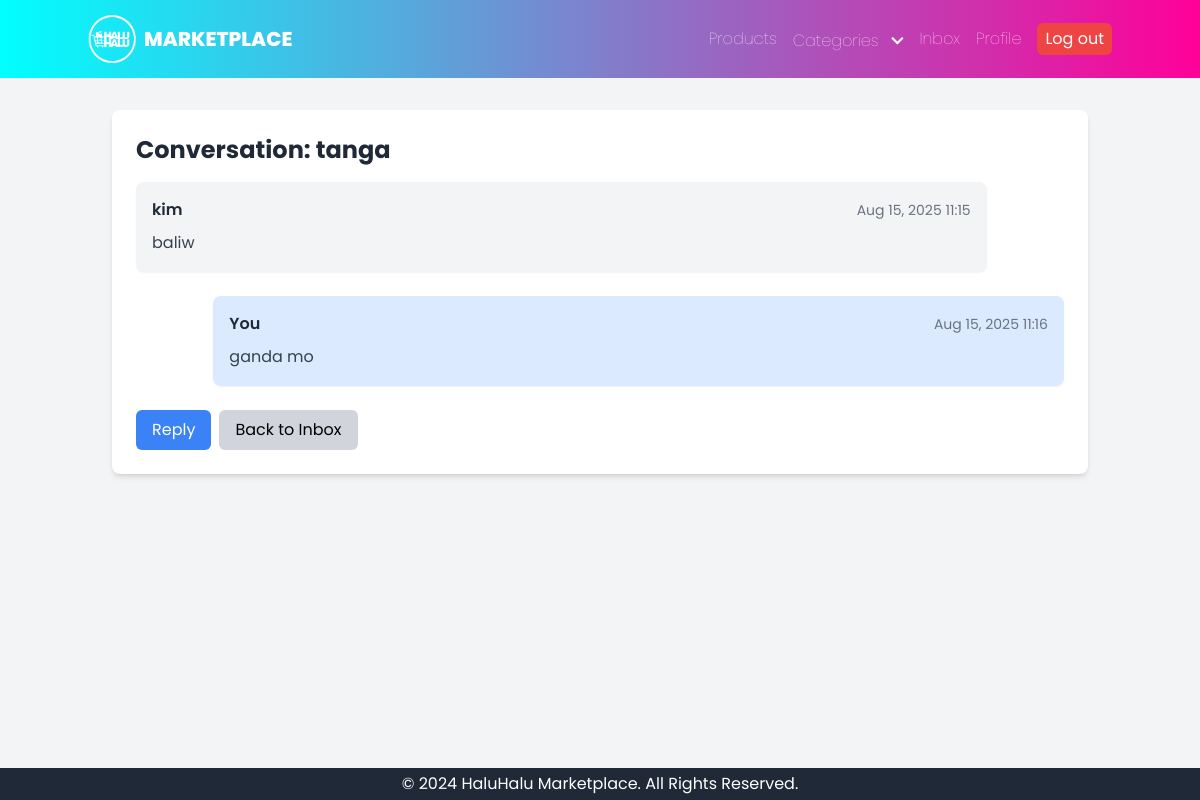
The page /messages/5/ (signed in) on the database its author committed.
### core/models.py (models this page shows, shortened)
class Message(models.Model):
    sender = models.ForeignKey(settings.AUTH_USER_MODEL, on_delete=models.CASCADE, related_name='sent_messages')
    receiver = models.ForeignKey(settings.AUTH_USER_MODEL, on_delete=models.CASCADE, related_name='received_messages')
    subject = models.CharField(max_length=255)
    body = models.TextField()
    sent_at = models.DateTimeField(auto_now_add=True)
    is_read = models.BooleanField(default=False)
    parent_message = models.ForeignKey('self', on_delete=models.SET_NULL, null=True, blank=True, related_name='replies')
    conversation_starter = models.ForeignKey('self', on_delete=models.SET_NULL, null=True, blank=True, related_name='conversation_messages_set')
    is_deleted_by_sender = models.BooleanField(default=False)
    is_deleted_by_receiver = models.BooleanField(default=False)
    class Meta:
        ordering = ['sent_at']

class CustomUser(AbstractUser):
    profile_pic = models.ImageField(upload_to='profile_pics', null=True, blank=True)

### core/views.py (the view)
# urls.py: path('messages/<int:pk>/', MessageDetailView.as_view(), name='message_detail'),
class MessageDetailView(LoginRequiredMixin, DetailView):
    model = Message
    template_name = 'core/message_detail.html'
    context_object_name = 'current_message'
    login_url = 'login'
    def get_queryset(self):
        user = self.request.user
        return Message.objects.filter(
            Q(sender=user, is_deleted_by_sender=False) | Q(receiver=user, is_deleted_by_receiver=False)
        )
    def get_object(self, queryset=None):
        pk = self.kwargs.get(self.pk_url_kwarg)
        obj = get_object_or_404(self.get_queryset(), pk=pk)
        if obj.conversation_starter and obj.conversation_starter.pk != obj.pk:
            return get_object_or_404(self.get_queryset(), pk=obj.conversation_starter.pk)
        return obj
    def get_context_data(self, **kwargs):
        context = super().get_context_data(**kwargs)
        user = self.request.user
        conversation_starter_message = context['current_message']
        conversation_messages = Message.objects.filter(
            Q(conversation_starter=conversation_starter_message) | Q(pk=conversation_starter_message.pk)
        ).filter(
            Q(sender=user, is_deleted_by_sender=False) | Q(receiver=user, is_deleted_by_receiver=False)
        ).order_by('sent_at')
        context['conversation_messages'] = conversation_messages
        all_participants = set()
        for msg in conversation_messages:
            all_participants.add(msg.sender)
            all_participants.add(msg.receiver)
        other_participant = None
        for participant in all_participants:
            if participant != user:
                other_participant = participant
                break
        context['other_participant'] = other_participant
        for msg in conversation_messages:
            if user == msg.receiver and not msg.is_read:
                msg.is_read = True
                msg.save()
        return context

### core/context_processors.py (called while the page is built)
def categories_processor(request):
    unique_categories = Product.objects.values_list('category', flat=True).distinct().order_by('category')
    return {'categories': unique_categories}

### core/templates/core/message_detail.html
{% extends 'base.html' %}
{% block content %}
<div class="bg-white rounded-lg shadow-md p-6">
    <h2 class="text-2xl font-bold text-gray-800 mb-4">Conversation: {{ current_message.subject }}</h2>
    <div class="space-y-6">
        {% for message in conversation_messages %}
            <div class="p-4 rounded-lg {% if message.sender == request.user %}bg-blue-100 ml-auto w-11/12{% else %}bg-gray-100 mr-auto w-11/12{% endif %} shadow-sm">
                <div class="flex justify-between items-center mb-2">
                    <span class="font-semibold text-gray-800">
                        {% if message.sender == request.user %}
                            You
                        {% else %}
                            {{ message.sender.username }}
                        {% endif %}
                    </span>
                    <span class="text-sm text-gray-500">{{ message.sent_at|date:"M d, Y H:i" }}</span>
                </div>
                <p class="text-gray-700 leading-relaxed">{{ message.body|linebreaksbr }}</p>
            </div>
        {% empty %}
            <p class="text-gray-600">No messages in this conversation yet.</p>
        {% endfor %}
    </div>
    <div class="mt-6 flex space-x-2">
        {% if other_participant %}
            <a href="{% url 'message_reply' current_message.pk %}" class="px-4 py-2 bg-blue-500 text-white rounded-md hover:bg-blue-600">Reply</a>
        {% endif %}
        <a href="{% url 'inbox' %}" class="px-4 py-2 bg-gray-300 rounded-md hover:bg-gray-400">Back to Inbox</a>
    </div>
</div>
{% endblock %}

### core/templates/base.html (style rules this page uses)
body { font-family: 'Poppins', sans-serif; }

### rows shown on the page
Message: subject "tanga", sender.username "kim", sent_at "Aug 15, 2025 11:15", body "baliw"
Message: shows "You", sent_at "Aug 15, 2025 11:16", body "ganda mo"
